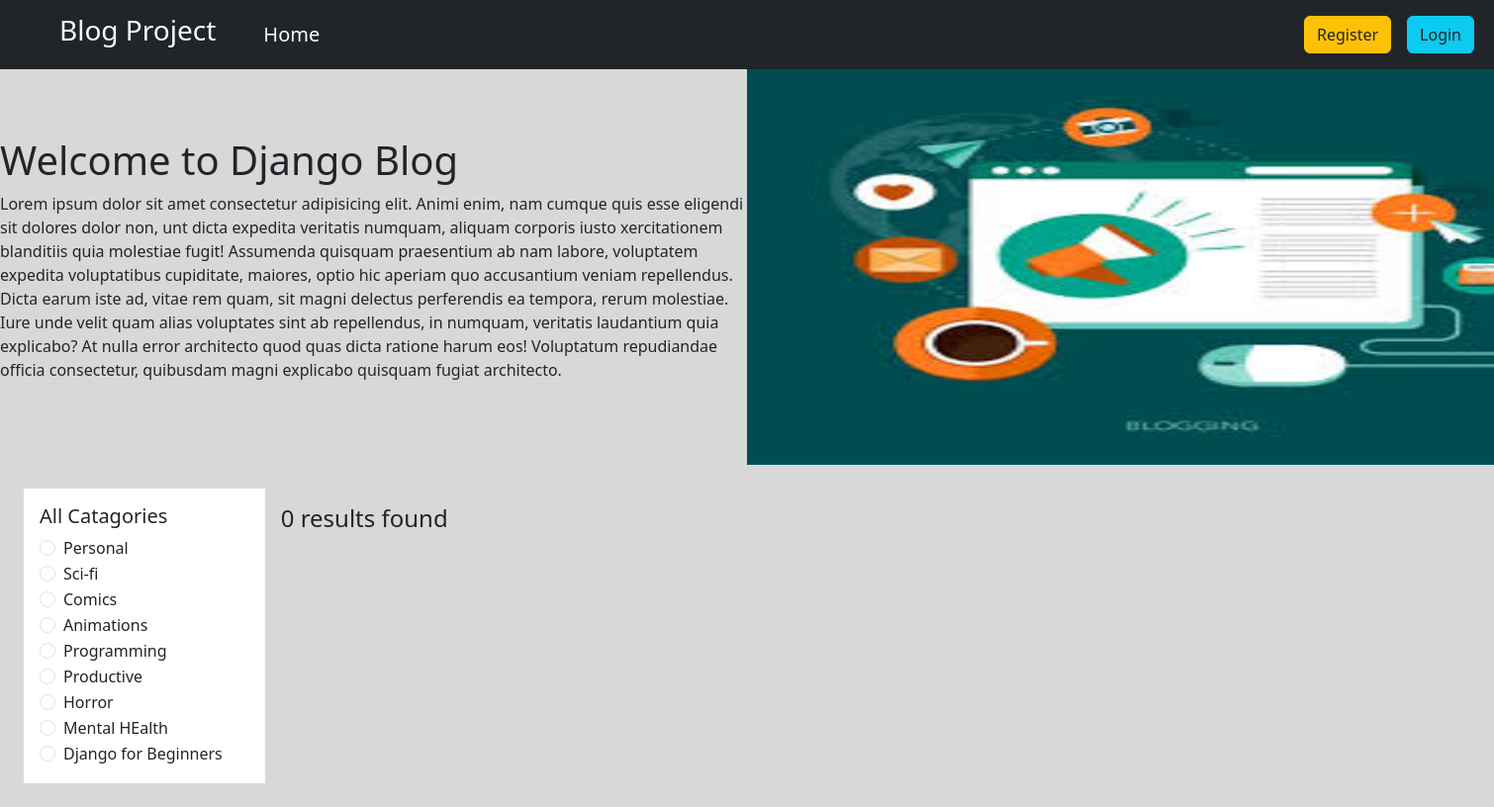
The app's page /catagory/comics with its own data.
### catagories/models.py (models this page shows, shortened)
class catagories_model(models.Model):
    name = models.CharField(max_length=50)
    slug = models.SlugField(max_length=100, null=True, blank=True, unique=True)

### blog_project/views.py (the view)
# urls.py: 2. Add a URL to urlpatterns:  path('', views.home, name='home')
def home(request,catagory_slug = None):
    data = posts_model.objects.all()
    if catagory_slug is not None:
        post_catagory = catagories_model.objects.get(slug = catagory_slug)
        data = posts_model.objects.filter(catagory = post_catagory)
    catagories = catagories_model.objects.all()
    return render(request,"home.html",{'data' : data, 'catagories' : catagories})

### templates/home.html (shortened to what this page needs)
{% extends 'base.html' %}
{% load crispy_forms_tags %}
{% load static %}
{% block content %}
  <div class="d-flex flex-wrap align-items-center">
    <div class="col-6">
     <h1>Welcome to Django Blog</h1>
     <p>Lorem ipsum dolor sit amet consectetur adipisicing elit.
      Animi enim, nam cumque quis esse eligendi sit dolores dolor non,
      unt dicta expedita veritatis numquam, aliquam corporis iusto
      xercitationem blanditiis quia molestiae fugit! Assumenda quisquam
      praesentium ab nam labore, voluptatem expedita voluptatibus cupiditate,
       maiores, optio hic aperiam quo accusantium veniam repellendus. Dicta earum
      iste ad, vitae rem quam, sit magni delectus perferendis ea tempora, rerum molestiae.
      Iure unde velit quam alias voluptates sint ab repellendus, in numquam, veritatis laudantium quia
      explicabo? At nulla error architecto quod quas dicta ratione harum eos! Voluptatum repudiandae
      officia consectetur, quibusdam magni explicabo quisquam fugiat architecto.
     </p>
    </div>
    <div class="col-6">
      <img src="{% static 'images.jpeg' %}" style="width: 900px; height: 400px;" alt="">
    </div>
  </div>
    <div class=" d-flex flex-wrap p-4">
      <div class="col-2 bg-white p-3">
        <h5>All Catagories</h5>
        {% for cat in catagories %}
        <div class="form-check">
          <input class="form-check-input" type="radio" name="catagories" id="{{cat.id}}">
          <label class="form-check-label" for="{{cat.id}}">
            <a href="{%url 'catagory_wise_post' cat.slug%}" class="text-decoration-none text-dark">{{cat.name}}</a>
          </label>
        </div>
        {% endfor %}
      </div>
        <div class="col-10 p-3">
          <h4>{{data | length }} results found</h4>
{% endblock %}

### records on screen
catagories_model: name "Personal"
catagories_model: name "Sci-fi"
catagories_model: name "Comics"
catagories_model: name "Animations"
catagories_model: name "Programming"
catagories_model: name "Productive"
catagories_model: name "Horror"
catagories_model: name "Mental HEalth"
catagories_model: name "Django for Beginners"

### other values on screen
{{ data | length }} "0"
